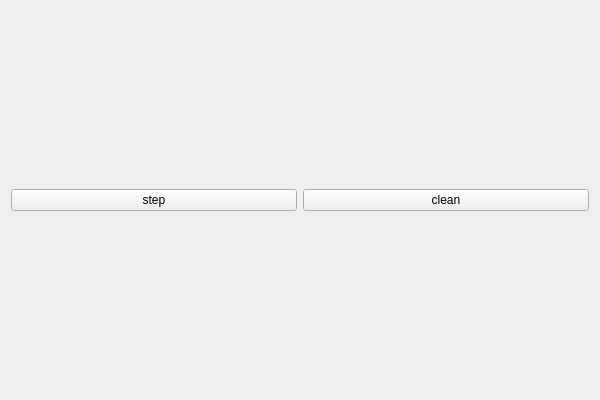
<?xml version="1.0" encoding="UTF-8"?>
<ui version="4.0">
 <class>guiClass</class>
 <widget class="QWidget" name="guiClass">
  <property name="geometry">
   <rect>
    <x>0</x>
    <y>0</y>
    <width>600</width>
    <height>400</height>
   </rect>
  </property>
  <property name="windowTitle">
   <string>gui</string>
  </property>
  <layout class="QVBoxLayout" name="verticalLayout" stretch="0,1">
   <item>
    <layout class="QHBoxLayout" name="horizontalLayout">
     <item>
      <widget class="QPushButton" name="step">
       <property name="text">
        <string>step</string>
       </property>
      </widget>
     </item>
     <item>
      <widget class="QPushButton" name="clean">
       <property name="enabled">
        <bool>true</bool>
       </property>
       <property name="text">
        <string>clean</string>
       </property>
      </widget>
     </item>
    </layout>
   </item>
   <item>
    <layout class="QVBoxLayout" name="opengl"/>
   </item>
  </layout>
 </widget>
 <layoutdefault spacing="6" margin="11"/>
 <resources>
  <include location="gui.qrc"/>
 </resources>
 <connections/>
</ui>
